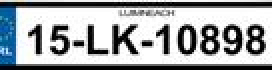
#> input picture extra_images/cropped_img.jpg, 136 x 35 px, found by its file name (shown 2 times larger)
$ jupyter execute Licence_plate_preprocessing.ipynb   (shell and % lines are left out)
#> lines starting #> are read from the running program, lines starting #| are printed output that depends on the picture; after the words box and inside, x2 and y2 are one past the last pixel; in counts of white or black regions, pixels touching at a corner belong together
<a href="https://colab.research.google.com/github/jogepa/License_plate_detection/blob/main/Licence_plate_preprocessing.ipynb" target="_parent"></a>

## Loading required dependencies

[cell 1]
from google.colab import drive
drive.mount("/content/gdrive")

[cell 2]
#Importing libraries
import cv2
import numpy as np
import pandas as pd

import matplotlib.pyplot as plt

## Loading cropped image

[cell 3]
#Load the previously cropped image
cropped_img = cv2.imread('/content/gdrive/Shareddrives/Character_images/cropped_img.jpg')
#> cropped_img is the input picture: shape (35, 136, 3); mean B, G, R 170.2, 167.3, 163.2
plt.imshow(cropped_img)
plt.show()

## Image Preprocessing

[cell 4]
# Image preprocessing to sharpen image

def find_contours(dimensions, img) :

    # Find all contours in the image
    cntrs, _ = cv2.findContours(img.copy(), cv2.RETR_TREE, cv2.CHAIN_APPROX_SIMPLE)

    # Retrieve potential dimensions
    lower_width = dimensions[0]
    upper_width = dimensions[1]
    lower_height = dimensions[2]
    upper_height = dimensions[3]

    # Check largest 5 or  15 contours for license plate or character respectively
    cntrs = sorted(cntrs, key=cv2.contourArea, reverse=True)[:15]

    ii = cv2.imread('contour.jpg')

    x_cntr_list = []
    target_contours = []
    img_res = []
    for cntr in cntrs :
        #detects contour in binary image and returns the coordinates of rectangle enclosing it
        intX, intY, intWidth, intHeight = cv2.boundingRect(cntr)

        #checking the dimensions of the contour to filter out the characters by contour's size
        if intWidth > lower_width and intWidth < upper_width and intHeight > lower_height and intHeight < upper_height :
            x_cntr_list.append(intX) #stores the x coordinate of the character's contour, to used later for indexing the contours

            char_copy = np.zeros((44,24))
            #extracting each character using the enclosing rectangle's coordinates.
            char = img[intY:intY+intHeight, intX:intX+intWidth]
            char = cv2.resize(char, (20, 40))

            cv2.rectangle(ii, (intX,intY), (intWidth+intX, intY+intHeight), (50,21,200), 2)
            plt.imshow(ii, cmap='gray')

            # Make result formatted for classification: invert colors
            char = cv2.subtract(255, char)

            # Resize the image to 24x44 with black border
            char_copy[2:42, 2:22] = char
            char_copy[0:2, :] = 0
            char_copy[:, 0:2] = 0
            char_copy[42:44, :] = 0
            char_copy[:, 22:24] = 0

            img_res.append(char_copy) #List that stores the character's binary image (unsorted)

    #Return characters on ascending order with respect to the x-coordinate (most-left character first)
    plt.axis('off')
    plt.show()
    #arbitrary function that stores sorted list of character indeces
    indices = sorted(range(len(x_cntr_list)), key=lambda k: x_cntr_list[k])
    img_res_copy = []
    for idx in indices:
        img_res_copy.append(img_res[idx])# stores character images according to their index
    img_res = np.array(img_res_copy)

    return img_res

[cell 5]
# Find individual characters in the preprocessed images

def segment_characters(image) :

    # Preprocess cropped license plate image
    img_lp = cv2.resize(image, (333, 75)) #resize
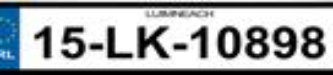
#> img_lp: shape (75, 333, 3); mean B, G, R 170.2, 167.3, 163.2
    img_gray_lp = cv2.cvtColor(img_lp, cv2.COLOR_BGR2GRAY) # converting it to grayscale
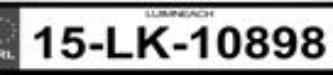
#> img_gray_lp: shape (75, 333); min 0, max 255, mean 166.4
    _, img_binary_lp = cv2.threshold(img_gray_lp, 200, 255, cv2.THRESH_BINARY+cv2.THRESH_OTSU) # inverting colors.. black background, white letters/numbers
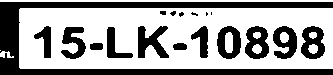
#> img_binary_lp: shape (75, 333); 62.8% white; 18 black regions (4 under 20 px), largest, box (x1, y1, x2, y2) and area: (0, 2, 333, 75) 5100, (138, 26, 169, 58) 564, (245, 26, 269, 59) 513
    img_binary_lp = cv2.erode(img_binary_lp, (3,3))
#> img_binary_lp: shape (75, 333); 59.9% white; 18 black regions (2 under 20 px), largest, box (x1, y1, x2, y2) and area: (0, 2, 333, 75) 5430, (138, 26, 169, 59) 607, (245, 26, 269, 60) 562
    img_binary_lp = cv2.dilate(img_binary_lp, (3,3))  # dilate makes contours more visible to be detected later.
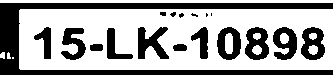
#> img_binary_lp: shape (75, 333); 64.1% white; 18 black regions (4 under 20 px), largest, box (x1, y1, x2, y2) and area: (0, 3, 333, 75) 4771, (138, 27, 169, 59) 564, (245, 27, 269, 60) 514

    LP_WIDTH = img_binary_lp.shape[0]
#> LP_WIDTH = 75
    LP_HEIGHT = img_binary_lp.shape[1]
#> LP_HEIGHT = 333

    # Make borders white
    img_binary_lp[0:3,:] = 255
    img_binary_lp[:,0:3] = 255
    img_binary_lp[72:75,:] = 255
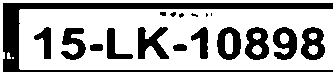
#> img_binary_lp: shape (75, 333); 68.9% white; 18 black regions (4 under 20 px), largest, box (x1, y1, x2, y2) and area: (3, 3, 333, 72) 3580, (138, 27, 169, 59) 564, (245, 27, 269, 60) 514
    img_binary_lp[:,330:333] = 255
#> img_binary_lp: shape (75, 333); 69% white; 18 black regions (4 under 20 px)

    # Estimations of character contours sizes of cropped license plates
    dimensions = [LP_WIDTH/6, # ORIGINALLY 6, move up to get tall contours.
                       LP_WIDTH/1.8,#2
                       LP_HEIGHT/10, #10
                       2*LP_HEIGHT/3] #2*3
#> dimensions = [12.5, 41.67, 33.3, 222]
    plt.imshow(img_binary_lp, cmap='gray')
    plt.axis('off')
    plt.show()
    cv2.imwrite('contour.jpg',img_binary_lp)

    # Get contours within cropped license plate
    char_list = find_contours(dimensions, img_binary_lp)
#> in find_contours, `cntrs, _ = cv2.findContours(img.copy(), cv2.RETR_TREE, cv2.CHAIN_APPRO..`: cntrs = 27 contours, 4 with area under 20; largest, box (x1, y1, x2, y2) and area: (0, 0, 333, 75) 24568, (2, 2, 331, 73) 4286, (216, 26, 242, 61) 687, (244, 26, 270, 61) 678, (300, 26, 326, 61) 676
#> in find_contours, `cntrs = sorted(cntrs, key=cv2.contourArea, reverse=True)[:15]`: cntrs = 15 contours; largest, box (x1, y1, x2, y2) and area: (0, 0, 333, 75) 24568, (2, 2, 331, 73) 4286, (216, 26, 242, 61) 687, (244, 26, 270, 61) 678, (300, 26, 326, 61) 676
#> the loop in find_contours, `for cntr in cntrs :` made 15 passes
#> (intX, intY, intWidth, intHeight) on passes 2 to 13: (2, 2, 329, 71), (216, 26, 26, 35), (244, 26, 26, 35), (300, 26, 26, 35), (137, 26, 33, 34), (272, 26, 26, 35), (60, 27, 27, 34), (106, 27, 28, 33), (190, 26, 19, 34), (33, 26, 19, 34), (225, 33, 8, 21), (172, 43, 16, 9)
#> (cntr, intX, intY, intWidth, intHeight) on pass 1: ([[0, 0], [0, 74], [332, 74], [332, 0]], 0, 0, 333, 75)
#> pass 3, in find_contours, `char = cv2.subtract(255, char)`:
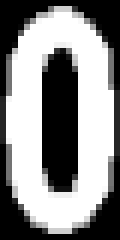
#> char: shape (40, 20) (shown 6 times larger); min 0, max 255, mean 138.3
#> after the loop in find_contours, `for cntr in cntrs :`:
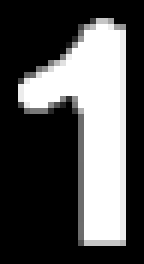
#> char_copy: shape (44, 24) float64 (shown 6 times larger); min 0, max 255, mean 83.4
#> after the loop in find_contours, `for cntr in cntrs :`:
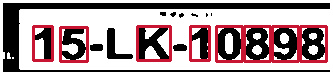
#> ii: shape (75, 333, 3); mean B, G, R 154.6, 151.5, 171
#> after the loop in find_contours, `for cntr in cntrs :`: img_res = 8 items; x_cntr_list = [216, 244, 300, 137, 272, 60, 190, 33]
#> in find_contours, `plt.show()`:
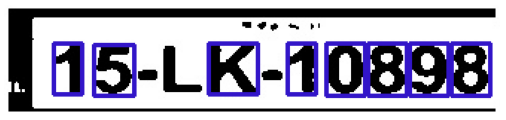
#> figure drawn by matplotlib, 1 panel; B, G, R data is drawn as R, G, B
#> in find_contours, `indices = sorted(range(len(x_cntr_list)), key=lambda k: x_cntr_list[k])`: indices = [7, 5, 3, 6, 0, 1, 4, 2]
#> the loop in find_contours, `for idx in indices:` made 8 passes
#> idx on passes 1, 2, 4, 5, 6, 7, 8: 7, 5, 6, 0, 1, 4, 2
#> after the loop in find_contours, `for idx in indices:`: img_res_copy = 8 items

    return char_list

[cell 6]
#Show preprocessing results
plt.imshow(cropped_img)
plt.axis('off')
plt.show()
char = segment_characters(cropped_img)

[cell 7]
#How many characters were detected?
char.shape
#> Out = (8, 44, 24)

[cell 8]
#Save the individual images as np arrays
np.save('char.npy', char)

[cell 9]
# Save the individual images of characters to Google Drive
save_path = '/content/gdrive/Shareddrives/Character_images/plate_chars'
np.save(save_path, char)
print("Image saved to google drive")

[cell 10]
#Load individual images
chars = np.load('/content/gdrive/Shareddrives/Character_images/plate_chars.npy')
print("Image of individual characters loaded")

[cell 11]
#Show individual images
for i in range(chars.shape[0]):
    plt.subplot(1, chars.shape[0], i+1)
    plt.imshow(chars[i], cmap='gray')
    plt.axis('off')
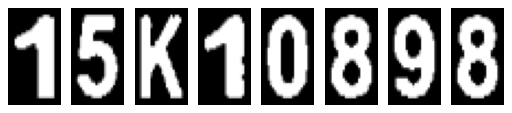
#> figure drawn by matplotlib, 8 panels

$ run again, with extra_images/char_detection_img.jpg copied over extra_images/cropped_img.jpg
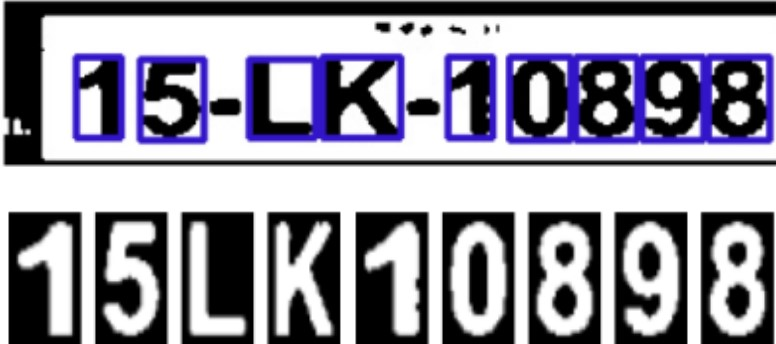
#> input picture extra_images/char_detection_img.jpg, 776 x 344 px, found by its file name
#> cropped_img is the input picture: shape (344, 776, 3); mean B, G, R 159, 147.4, 149.3
#> in segment_characters, `_, img_binary_lp = cv2.threshold(img_gray_lp, 200, 255, cv2.THRESH_BIN..`:
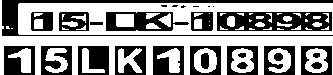
#> img_binary_lp: shape (75, 333); 57.9% white; 28 black regions (6 under 20 px), largest, box (x1, y1, x2, y2) and area: (2, 0, 333, 36) 1820, (217, 12, 332, 31) 1655, (106, 12, 189, 31) 862
#> in segment_characters, `img_binary_lp[:,330:333] = 255`:
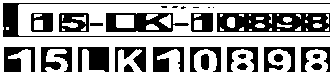
#> img_binary_lp: shape (75, 333); 64.3% white; 29 black regions (6 under 20 px)
#> in find_contours, `cntrs, _ = cv2.findContours(img.copy(), cv2.RETR_TREE, cv2.CHAIN_APPRO..`: cntrs = 69 contours, 32 with area under 20; largest, box (x1, y1, x2, y2) and area: (0, 0, 333, 75) 24568, (216, 12, 331, 33) 2278, (2, 2, 331, 38) 1803, (105, 12, 190, 33) 1410, (77, 46, 110, 73) 662
#> in find_contours, `cntrs = sorted(cntrs, key=cv2.contourArea, reverse=True)[:15]`: cntrs = 15 contours; largest, box (x1, y1, x2, y2) and area: (0, 0, 333, 75) 24568, (216, 12, 331, 33) 2278, (2, 2, 331, 38) 1803, (105, 12, 190, 33) 1410, (77, 46, 110, 73) 662
#> the loop in find_contours, `for cntr in cntrs :` made 15 passes
#> (intX, intY, intWidth, intHeight) on passes 2 to 9: (216, 12, 115, 21), (2, 2, 329, 36), (105, 12, 85, 21), (77, 46, 33, 27), (58, 12, 32, 21), (3, 46, 33, 27), (152, 46, 33, 27), (40, 46, 33, 27)
#> after the loop in find_contours, `for cntr in cntrs :`: img_res = []
#> in find_contours, `img_res = np.array(img_res_copy)`: img_res = empty array
